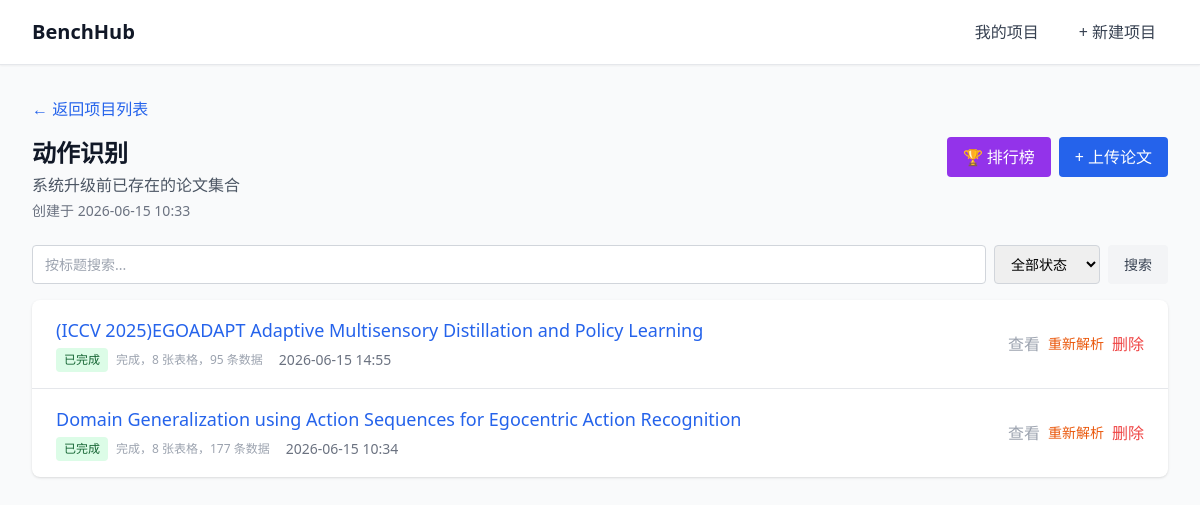
/projects/1/, run on the app's committed database.
### papers/models.py (models this page shows, shortened)
class Session(models.Model):
    name = models.CharField(max_length=100)
    description = models.TextField(blank=True)
    created_at = models.DateTimeField(auto_now_add=True)
    updated_at = models.DateTimeField(auto_now=True)
    class Meta:
        ordering = ['-updated_at']

class Paper(models.Model):
    session = models.ForeignKey(Session, on_delete=models.CASCADE, related_name='papers')
    title = models.CharField(max_length=500)
    arxiv_id = models.CharField(max_length=50, blank=True)
    local_pdf = models.FileField(upload_to='papers/')
    raw_markdown = models.TextField(blank=True)
    created_at = models.DateTimeField(auto_now_add=True)
    class Status(models.TextChoices):
        PENDING = 'pending', '待解析'
        EXTRACTING = 'extracting', '提取文本'
        CALLING_LLM = 'calling_llm', '调用 LLM'
        COMPLETED = 'completed', '已完成'
        FAILED = 'failed', '失败'
    status = models.CharField(
        max_length=20,
        choices=Status.choices,
        default=Status.PENDING
    )
    progress_message = models.CharField(max_length=200, blank=True)
    error_message = models.TextField(blank=True)
    class Meta:
        ordering = ['-created_at']

### papers/views.py (the view)
# urls.py: path('projects/<int:session_id>/', views.session_detail, name='project_detail'),
def session_detail(request, session_id):
    session = get_object_or_404(Session, id=session_id)
    q = request.GET.get('q', '').strip()
    status = request.GET.get('status', '').strip()
    papers = session.papers.all()
    if q:
        papers = papers.filter(title__icontains=q)
    if status:
        papers = papers.filter(status=status)
    return render(request, 'papers/session_detail.html', {
        'session_obj': session,
        'papers': papers,
        'q': q,
        'status_filter': status,
        'status_choices': Paper.Status.choices,
    })

### templates/papers/session_detail.html (shortened to what this page needs)
{% extends 'base.html' %}
{% block content %}
<div class="mb-4">
    <a href="/" class="text-blue-600 hover:text-blue-800">&larr; 返回项目列表</a>
</div>
<div class="mb-6 flex justify-between items-start">
    <div>
        <h1 class="text-2xl font-bold text-gray-900">{{ session_obj.name }}</h1>
        {% if session_obj.description %}
        <p class="text-gray-600 mt-1">{{ session_obj.description }}</p>
        {% endif %}
        <p class="text-sm text-gray-500 mt-1">创建于 {{ session_obj.created_at|date:"Y-m-d H:i" }}</p>
    </div>
    <div class="flex space-x-2">
        <a href="/projects/{{ session_obj.id }}/leaderboards/"
            class="bg-purple-600 text-white px-4 py-2 rounded hover:bg-purple-700">
            🏆 排行榜
        </a>
        <a href="/projects/{{ session_obj.id }}/upload/" class="bg-blue-600 text-white px-4 py-2 rounded hover:bg-blue-700">
            + 上传论文
        </a>
    </div>
</div>
<form method="get" action="/projects/{{ session_obj.id }}/" class="mb-4 flex gap-2">
    <input type="text" name="q" value="{{ q }}" placeholder="按标题搜索..."
        class="flex-1 px-3 py-2 border border-gray-300 rounded text-sm focus:outline-none focus:ring-2 focus:ring-blue-500">
    <select name="status" onchange="this.form.submit()"
        class="px-3 py-2 border border-gray-300 rounded text-sm focus:outline-none focus:ring-2 focus:ring-blue-500">
        <option value="">全部状态</option>
    </select>
    <button type="submit" class="px-4 py-2 bg-gray-100 text-gray-700 rounded text-sm hover:bg-gray-200">搜索</button>
</form>
{% if papers %}
<div class="bg-white shadow overflow-hidden sm:rounded-lg">
    <ul class="divide-y divide-gray-200">
        {% for paper in papers %}
        <li class="px-4 py-4 sm:px-6" id="paper-row-{{ paper.id }}">
            <div class="flex items-center justify-between">
                <div class="flex-1 min-w-0">
                    <a href="/articles/{{ paper.id }}/" class="text-lg font-medium text-blue-600 hover:text-blue-800 truncate">
                        {{ paper.title }}
                    </a>
                    <div class="mt-1 flex items-center text-sm text-gray-500 flex-wrap gap-y-1">
                        <span class="px-2 py-1 text-xs rounded status-badge {% if paper.status == 'completed' %}bg-green-100 text-green-800{% elif paper.status == 'failed' %}bg-red-100 text-red-800{% elif paper.status == 'pending' %}bg-gray-100 text-gray-800{% else %}bg-yellow-100 text-yellow-800{% endif %}">
                            {{ paper.get_status_display }}
                        </span>
                        <span class="ml-2 text-xs text-gray-400 progress-msg" title="{{ paper.progress_message }}">{{ paper.progress_message|truncatechars:40 }}</span>
                        <span class="ml-4">{{ paper.created_at|date:"Y-m-d H:i" }}</span>
                    </div>
                </div>
                <div class="ml-4 flex items-center space-x-2" id="paper-actions-{{ paper.id }}">
                    <a href="/articles/{{ paper.id }}/" class="text-gray-400 hover:text-gray-600">查看</a>
                    <button onclick="retryParse({{ paper.id }})"
                        class="text-orange-600 hover:text-orange-800 text-sm parse-btn">重新解析</button>
                    <button onclick="deletePaper({{ paper.id }}, '{{ paper.title|escapejs }}', this)"
                        class="text-red-500 hover:text-red-700">删除</button>
                </div>
            </div>
        </li>
        {% endfor %}
    </ul>
</div>
{% else %}
<div class="text-center py-12 bg-white rounded-lg shadow">
    <p class="text-gray-500 mb-4">本项目还没有上传任何论文</p>
    <a href="/projects/{{ session_obj.id }}/upload/" class="text-blue-600 hover:text-blue-800">上传第一篇论文</a>
</div>
{% endif %}
{% endblock %}

### data on the page
Session: name "动作识别", description "系统升级前已存在的论文集合", created_at "2026-06-15 10:33"
Paper: title "(ICCV 2025)EGOADAPT Adaptive Multisensory Distillation and Policy Learning", status "已完成", progress_message "完成，8 张表格，95 条数据", created_at "2026-06-15 14:55"
Paper: title "Domain Generalization using Action Sequences for Egocentric Action Recognition", status "已完成", progress_message "完成，8 张表格，177 条数据", created_at "2026-06-15 10:34"
